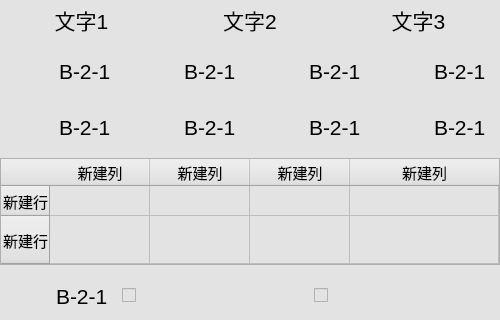
        <widget class="QWidget" name="widget_5" native="true">
         <property name="minimumSize">
          <size>
           <width>500</width>
           <height>320</height>
          </size>
         </property>
         <property name="maximumSize">
          <size>
           <width>500</width>
           <height>320</height>
          </size>
         </property>
         <property name="styleSheet">
          <string notr="true">background-color: rgb(227, 227, 227);</string>
         </property>
         <widget class="QWidget" name="verticalLayoutWidget_7">
          <property name="geometry">
           <rect>
            <x>0</x>
            <y>0</y>
            <width>500</width>
            <height>321</height>
           </rect>
          </property>
          <layout class="QVBoxLayout" name="verticalLayout_11">
           <item>
            <layout class="QHBoxLayout" name="horizontalLayout_46">
             <item>
              <widget class="QLabel" name="label_28">
               <property name="minimumSize">
                <size>
                 <width>0</width>
                 <height>40</height>
                </size>
               </property>
               <property name="font">
                <font>
                 <pointsize>16</pointsize>
                </font>
               </property>
               <property name="text">
                <string>文字1</string>
               </property>
               <property name="alignment">
                <set>Qt::AlignCenter</set>
               </property>
              </widget>
             </item>
             <item>
              <widget class="QLabel" name="label_29">
               <property name="font">
                <font>
                 <pointsize>16</pointsize>
                </font>
               </property>
               <property name="text">
                <string>文字2</string>
               </property>
               <property name="alignment">
                <set>Qt::AlignCenter</set>
               </property>
              </widget>
             </item>
             <item>
              <widget class="QLabel" name="label_30">
               <property name="font">
                <font>
                 <pointsize>16</pointsize>
                </font>
               </property>
               <property name="text">
                <string>文字3</string>
               </property>
               <property name="alignment">
                <set>Qt::AlignCenter</set>
               </property>
              </widget>
             </item>
            </layout>
           </item>
           <item>
            <layout class="QVBoxLayout" name="verticalLayout_12">
             <item>
              <layout class="QHBoxLayout" name="horizontalLayout_47">
               <item>
                <layout class="QHBoxLayout" name="horizontalLayout_48">
                 <item>
                  <widget class="QLabel" name="label_31">
                   <property name="minimumSize">
                    <size>
                     <width>50</width>
                     <height>50</height>
                    </size>
                   </property>
                   <property name="maximumSize">
                    <size>
                     <width>50</width>
                     <height>50</height>
                    </size>
                   </property>
                   <property name="font">
                    <font>
                     <pointsize>15</pointsize>
                    </font>
                   </property>
                   <property name="text">
                    <string/>
                   </property>
                   <property name="pixmap">
                    <pixmap resource="images.qrc">:/img/false.png</pixmap>
                   </property>
                  </widget>
                 </item>
                 <item>
                  <widget class="QLabel" name="label1_28">
                   <property name="minimumSize">
                    <size>
                     <width>60</width>
                     <height>50</height>
                    </size>
                   </property>
                   <property name="maximumSize">
                    <size>
                     <width>60</width>
                     <height>50</height>
                    </size>
                   </property>
                   <property name="font">
                    <font>
                     <pointsize>16</pointsize>
                    </font>
                   </property>
                   <property name="text">
                    <string>B-2-1</string>
                   </property>
                  </widget>
                 </item>
                </layout>
               </item>
               <item>
                <layout class="QHBoxLayout" name="horizontalLayout_49">
                 <item>
                  <widget class="QLabel" name="lamp1_20">
                   <property name="minimumSize">
                    <size>
                     <width>50</width>
                     <height>50</height>
                    </size>
                   </property>
                   <property name="maximumSize">
                    <size>
                     <width>50</width>
                     <height>50</height>
                    </size>
                   </property>
                   <property name="font">
                    <font>
                     <pointsize>15</pointsize>
                    </font>
                   </property>
                   <property name="text">
                    <string/>
                   </property>
                   <property name="pixmap">
                    <pixmap resource="images.qrc">:/img/false.png</pixmap>
                   </property>
                  </widget>
                 </item>
                 <item>
                  <widget class="QLabel" name="label1_29">
                   <property name="minimumSize">
                    <size>
                     <width>60</width>
                     <height>50</height>
                    </size>
                   </property>
                   <property name="maximumSize">
                    <size>
                     <width>60</width>
                     <height>50</height>
                    </size>
                   </property>
                   <property name="font">
                    <font>
                     <pointsize>16</pointsize>
                    </font>
                   </property>
                   <property name="text">
                    <string>B-2-1</string>
                   </property>
                  </widget>
                 </item>
                </layout>
               </item>
               <item>
                <layout class="QHBoxLayout" name="horizontalLayout_50">
                 <item>
                  <widget class="QLabel" name="lamp1_21">
                   <property name="minimumSize">
                    <size>
                     <width>50</width>
                     <height>50</height>
                    </size>
                   </property>
                   <property name="maximumSize">
                    <size>
                     <width>50</width>
                     <height>50</height>
                    </size>
                   </property>
                   <property name="font">
                    <font>
                     <pointsize>15</pointsize>
                    </font>
                   </property>
                   <property name="text">
                    <string/>
                   </property>
                   <property name="pixmap">
                    <pixmap resource="images.qrc">:/img/false.png</pixmap>
                   </property>
                  </widget>
                 </item>
                 <item>
                  <widget class="QLabel" name="label1_30">
                   <property name="minimumSize">
                    <size>
                     <width>60</width>
                     <height>50</height>
                    </size>
                   </property>
                   <property name="maximumSize">
                    <size>
                     <width>60</width>
                     <height>50</height>
                    </size>
                   </property>
                   <property name="font">
                    <font>
                     <pointsize>16</pointsize>
                    </font>
                   </property>
                   <property name="text">
                    <string>B-2-1</string>
                   </property>
                  </widget>
                 </item>
                </layout>
               </item>
               <item>
                <layout class="QHBoxLayout" name="horizontalLayout_51">
                 <item>
                  <widget class="QLabel" name="lamp1_22">
                   <property name="minimumSize">
                    <size>
                     <width>50</width>
                     <height>50</height>
                    </size>
                   </property>
                   <property name="maximumSize">
                    <size>
                     <width>50</width>
                     <height>50</height>
                    </size>
                   </property>
                   <property name="font">
                    <font>
                     <pointsize>15</pointsize>
                    </font>
                   </property>
                   <property name="text">
                    <string/>
                   </property>
                   <property name="pixmap">
                    <pixmap resource="images.qrc">:/img/false.png</pixmap>
                   </property>
                  </widget>
                 </item>
                 <item>
                  <widget class="QLabel" name="label1_31">
                   <property name="minimumSize">
                    <size>
                     <width>60</width>
                     <height>50</height>
                    </size>
                   </property>
                   <property name="maximumSize">
                    <size>
                     <width>60</width>
                     <height>50</height>
                    </size>
                   </property>
                   <property name="font">
                    <font>
                     <pointsize>16</pointsize>
                    </font>
                   </property>
                   <property name="text">
                    <string>B-2-1</string>
                   </property>
                  </widget>
                 </item>
                </layout>
               </item>
              </layout>
             </item>
             <item>
              <layout class="QHBoxLayout" name="horizontalLayout_52">
               <item>
                <layout class="QHBoxLayout" name="horizontalLayout_53">
                 <item>
                  <widget class="QLabel" name="label_32">
                   <property name="minimumSize">
                    <size>
                     <width>50</width>
                     <height>50</height>
                    </size>
                   </property>
                   <property name="maximumSize">
                    <size>
                     <width>50</width>
                     <height>50</height>
                    </size>
                   </property>
                   <property name="text">
                    <string/>
                   </property>
                  </widget>
                 </item>
                 <item>
                  <widget class="QLabel" name="label1_32">
                   <property name="minimumSize">
                    <size>
                     <width>60</width>
                     <height>50</height>
                    </size>
                   </property>
                   <property name="maximumSize">
                    <size>
                     <width>60</width>
                     <height>50</height>
                    </size>
                   </property>
                   <property name="font">
                    <font>
                     <pointsize>16</pointsize>
                    </font>
                   </property>
                   <property name="text">
                    <string>B-2-1</string>
                   </property>
                  </widget>
                 </item>
                </layout>
               </item>
               <item>
                <layout class="QHBoxLayout" name="horizontalLayout_54">
                 <item>
                  <widget class="QLabel" name="lamp1_23">
                   <property name="minimumSize">
                    <size>
                     <width>50</width>
                     <height>50</height>
                    </size>
                   </property>
                   <property name="maximumSize">
                    <size>
                     <width>50</width>
                     <height>50</height>
                    </size>
                   </property>
                   <property name="font">
                    <font>
                     <pointsize>15</pointsize>
                    </font>
                   </property>
                   <property name="text">
                    <string/>
                   </property>
                   <property name="pixmap">
                    <pixmap resource="images.qrc">:/img/false.png</pixmap>
                   </property>
                  </widget>
                 </item>
                 <item>
                  <widget class="QLabel" name="label1_33">
                   <property name="minimumSize">
                    <size>
                     <width>60</width>
                     <height>50</height>
                    </size>
                   </property>
                   <property name="maximumSize">
                    <size>
                     <width>60</width>
                     <height>50</height>
                    </size>
                   </property>
                   <property name="font">
                    <font>
                     <pointsize>16</pointsize>
                    </font>
                   </property>
                   <property name="text">
                    <string>B-2-1</string>
                   </property>
                  </widget>
                 </item>
                </layout>
               </item>
               <item>
                <layout class="QHBoxLayout" name="horizontalLayout_55">
                 <item>
                  <widget class="QLabel" name="lamp1_24">
                   <property name="minimumSize">
                    <size>
                     <width>50</width>
                     <height>50</height>
                    </size>
                   </property>
                   <property name="maximumSize">
                    <size>
                     <width>50</width>
                     <height>50</height>
                    </size>
                   </property>
                   <property name="font">
                    <font>
                     <pointsize>15</pointsize>
                    </font>
                   </property>
                   <property name="text">
                    <string/>
                   </property>
                   <property name="pixmap">
                    <pixmap resource="images.qrc">:/img/false.png</pixmap>
                   </property>
                  </widget>
                 </item>
                 <item>
                  <widget class="QLabel" name="label1_34">
                   <property name="minimumSize">
                    <size>
                     <width>60</width>
                     <height>50</height>
                    </size>
                   </property>
                   <property name="maximumSize">
                    <size>
                     <width>60</width>
                     <height>50</height>
                    </size>
                   </property>
                   <property name="font">
                    <font>
                     <pointsize>16</pointsize>
                    </font>
                   </property>
                   <property name="text">
                    <string>B-2-1</string>
                   </property>
                  </widget>
                 </item>
                </layout>
               </item>
               <item>
                <layout class="QHBoxLayout" name="horizontalLayout_56">
                 <item>
                  <widget class="QLabel" name="lamp1_25">
                   <property name="minimumSize">
                    <size>
                     <width>50</width>
                     <height>50</height>
                    </size>
                   </property>
                   <property name="maximumSize">
                    <size>
                     <width>50</width>
                     <height>50</height>
                    </size>
                   </property>
                   <property name="font">
                    <font>
                     <pointsize>15</pointsize>
                    </font>
                   </property>
                   <property name="text">
                    <string/>
                   </property>
                   <property name="pixmap">
                    <pixmap resource="images.qrc">:/img/false.png</pixmap>
                   </property>
                  </widget>
                 </item>
                 <item>
                  <widget class="QLabel" name="label1_35">
                   <property name="minimumSize">
                    <size>
                     <width>60</width>
                     <height>50</height>
                    </size>
                   </property>
                   <property name="maximumSize">
                    <size>
                     <width>60</width>
                     <height>50</height>
                    </size>
                   </property>
                   <property name="font">
                    <font>
                     <pointsize>16</pointsize>
                    </font>
                   </property>
                   <property name="text">
                    <string>B-2-1</string>
                   </property>
                  </widget>
                 </item>
                </layout>
               </item>
              </layout>
             </item>
            </layout>
           </item>
           <item>
            <layout class="QVBoxLayout" name="verticalLayout_13">
             <item>
              <widget class="QTableWidget" name="tableWidget_5">
               <property name="font">
                <font>
                 <pointsize>11</pointsize>
                </font>
               </property>
               <property name="dragDropOverwriteMode">
                <bool>true</bool>
               </property>
               <attribute name="horizontalHeaderShowSortIndicator" stdset="0">
                <bool>false</bool>
               </attribute>
               <attribute name="horizontalHeaderStretchLastSection">
                <bool>true</bool>
               </attribute>
               <attribute name="verticalHeaderStretchLastSection">
                <bool>true</bool>
               </attribute>
               <row>
                <property name="text">
                 <string>新建行</string>
                </property>
                <property name="font">
                 <font>
                  <family>Agency FB</family>
                  <pointsize>11</pointsize>
                 </font>
                </property>
               </row>
               <row>
                <property name="text">
                 <string>新建行</string>
                </property>
                <property name="font">
                 <font>
                  <family>Agency FB</family>
                  <pointsize>11</pointsize>
                 </font>
                </property>
               </row>
               <column>
                <property name="text">
                 <string>新建列</string>
                </property>
                <property name="font">
                 <font>
                  <pointsize>11</pointsize>
                 </font>
                </property>
               </column>
               <column>
                <property name="text">
                 <string>新建列</string>
                </property>
                <property name="font">
                 <font>
                  <pointsize>11</pointsize>
                 </font>
                </property>
               </column>
               <column>
                <property name="text">
                 <string>新建列</string>
                </property>
                <property name="font">
                 <font>
                  <family>Agency FB</family>
                  <pointsize>11</pointsize>
                 </font>
                </property>
               </column>
               <column>
                <property name="text">
                 <string>新建列</string>
                </property>
                <property name="font">
                 <font>
                  <family>Agency FB</family>
                  <pointsize>11</pointsize>
                 </font>
                </property>
               </column>
               <item row="0" column="0">
                <property name="text">
                 <string/>
                </property>
                <property name="font">
                 <font>
                  <pointsize>11</pointsize>
                 </font>
                </property>
               </item>
              </widget>
             </item>
             <item>
              <layout class="QHBoxLayout" name="horizontalLayout_57">
               <item>
                <layout class="QHBoxLayout" name="horizontalLayout_58">
                 <item>
                  <widget class="QLabel" name="label_33">
                   <property name="minimumSize">
                    <size>
                     <width>50</width>
                     <height>50</height>
                    </size>
                   </property>
                   <property name="maximumSize">
                    <size>
                     <width>50</width>
                     <height>50</height>
                    </size>
                   </property>
                   <property name="font">
                    <font>
                     <pointsize>15</pointsize>
                    </font>
                   </property>
                   <property name="text">
                    <string/>
                   </property>
                   <property name="pixmap">
                    <pixmap resource="images.qrc">:/img/false.png</pixmap>
                   </property>
                  </widget>
                 </item>
                 <item>
                  <widget class="QLabel" name="label1_36">
                   <property name="minimumSize">
                    <size>
                     <width>60</width>
                     <height>50</height>
                    </size>
                   </property>
                   <property name="maximumSize">
                    <size>
                     <width>60</width>
                     <height>50</height>
                    </size>
                   </property>
                   <property name="font">
                    <font>
                     <pointsize>16</pointsize>
                    </font>
                   </property>
                   <property name="text">
                    <string>B-2-1</string>
                   </property>
                  </widget>
                 </item>
                </layout>
               </item>
               <item>
                <widget class="QCheckBox" name="checkBox_7">
                 <property name="styleSheet">
                  <string notr="true">QCheckBox::indicator:unchecked {
                             image:url(:/img/Off.png);
}
QCheckBox::indicator:checked {
                         image:url(:/img/On.png);
}</string>
                 </property>
                 <property name="text">
                  <string/>
                 </property>
                </widget>
               </item>
               <item>
                <widget class="QCheckBox" name="checkBox_8">
                 <property name="styleSheet">
                  <string notr="true">QCheckBox::indicator:unchecked {
                             image:url(:/img/Off.png);
}
QCheckBox::indicator:checked {
                         image:url(:/img/On.png);
}</string>
                 </property>
                 <property name="text">
                  <string/>
                 </property>
                </widget>
               </item>
              </layout>
             </item>
            </layout>
           </item>
          </layout>
         </widget>
        </widget>
